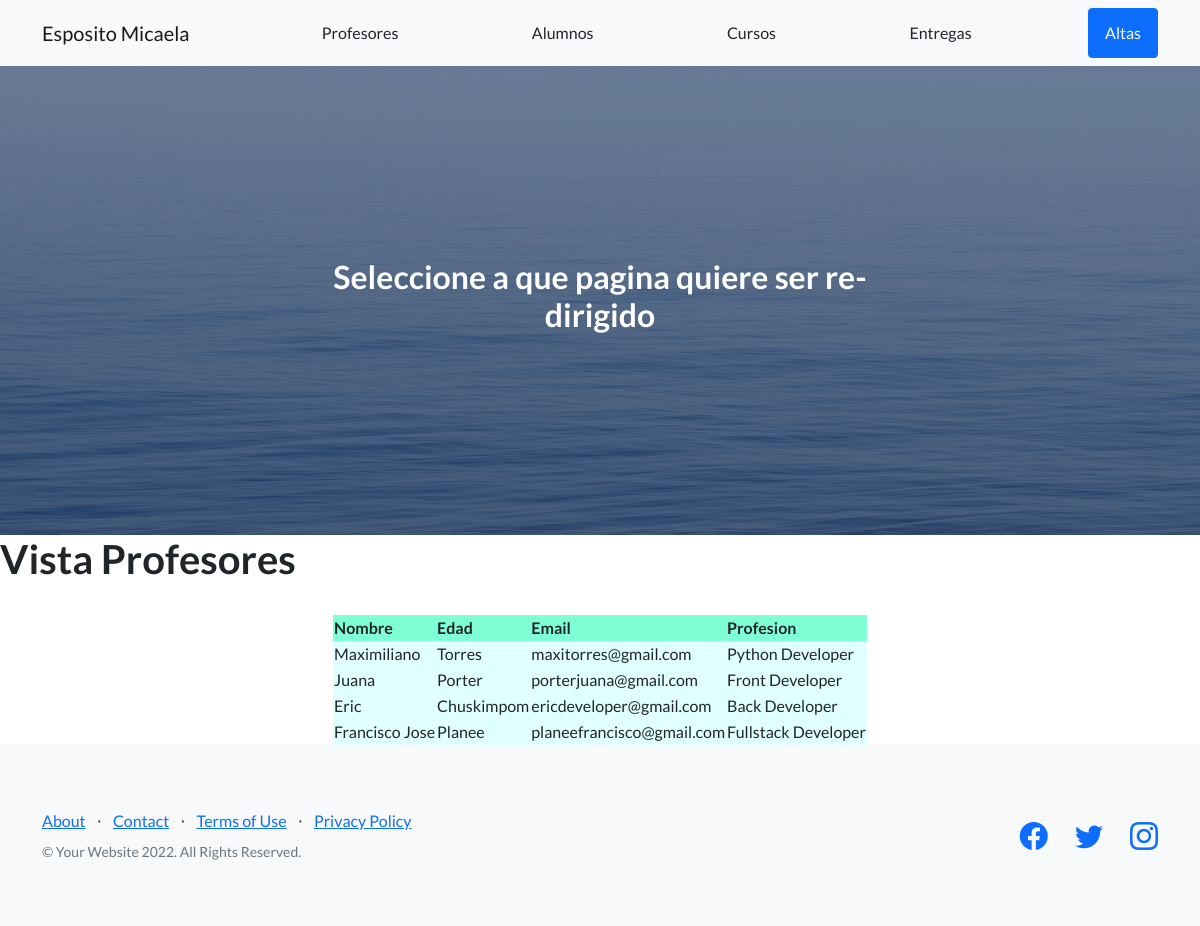
Screenshot of /appcoder/profesores with the database file from the repository.
### app_coder/models.py (models this page shows)
class Profesor(models.Model):
    nombre=models.CharField(max_length=40)
    apellido=models.CharField(max_length=40)
    email=models.EmailField(max_length=40)
    profesion=models.CharField(max_length=40)

### app_coder/views.py (the view)
# urls.py: path('profesores',views.profesores,name="profesores"),
def profesores(request):
    profe= Profesor.objects.all()
    bdprofe={"bdprofe": profe}
    return render(request,'profesores.html',bdprofe)

### app_coder/templates/profesores.html
{% extends 'padre.html' %}
{% load static %}
{% block contenioQueCambia %}
    <h1>Vista Profesores</h1>
    <table style="border:1px; margin: 0 auto">
        <tr style="background-color: aquamarine">
          <td><strong>Nombre</strong></td>&nbsp;
          <td><strong>Edad</strong></td>&nbsp;
          <td><strong>Email</strong></td>&nbsp;
          <td><strong>Profesion</strong></td>&nbsp;
        </tr>
        {% for profe in bdprofe %}
        <tr style="background-color: lightcyan">
          <td>{{profe.nombre}}</td>
          <td>{{profe.apellido}}</td>
          <td>{{profe.email}}</td>
          <td>{{profe.profesion}}</td>
        </tr>
        {% endfor %}
        </table>
{% endblock %}

### rows the page displays
Profesor: nombre "Maximiliano", apellido "Torres", email "maxitorres@gmail.com", profesion "Python Developer"
Profesor: nombre "Juana", apellido "Porter", email "porterjuana@gmail.com", profesion "Front Developer"
Profesor: nombre "Eric", apellido "Chuskimpom", email "ericdeveloper@gmail.com", profesion "Back Developer"
Profesor: nombre "Francisco Jose", apellido "Planee", email "planeefrancisco@gmail.com", profesion "Fullstack Developer"
